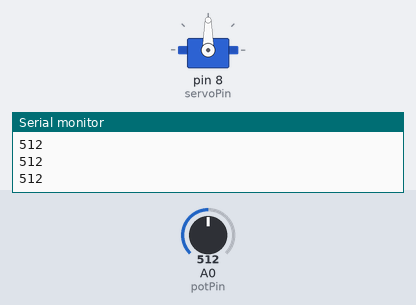
A sketch run on a simulated Arduino Uno, built with avr-gcc and run on an emulated ATmega328P. On the bench: servo, the last lines printed to the serial monitor. Inputs (shaded band) come from the test bench; at power-on: A0 (potPin) = 512.

Above: at 1.2 s.
1.3 s: A0 (potPin) set to 716
At 1.7 s:
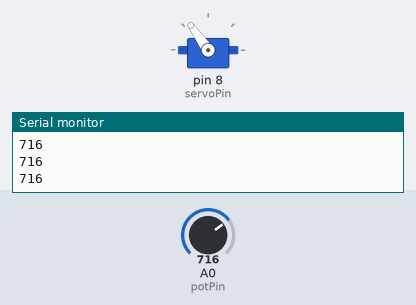
2.8 s: A0 (potPin) set to 900
At 4.0 s:
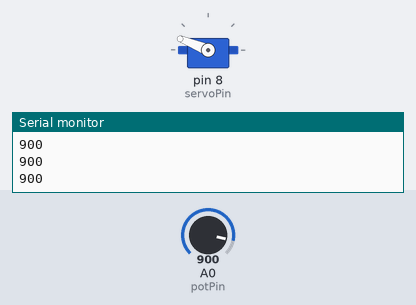
4.3 s: A0 (potPin) set to 1023
At 5.3 s:
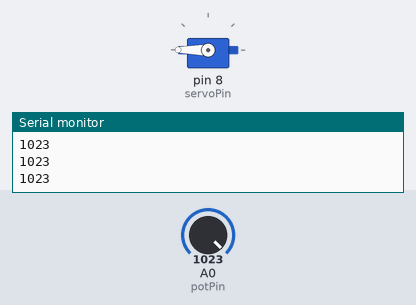
5.8 s: A0 (potPin) set to 306
At 6.5 s:
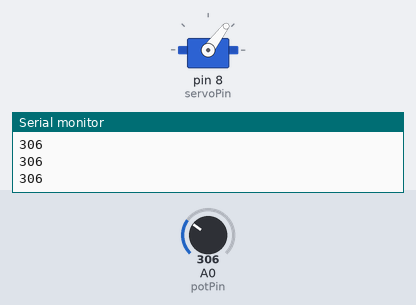
7.3 s: A0 (potPin) set to 122
At 8.5 s:
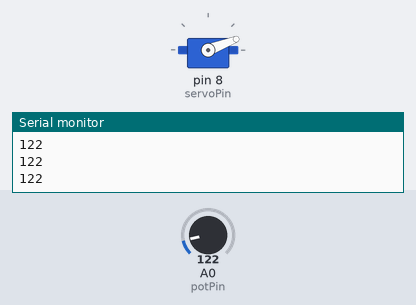
8.8 s: A0 (potPin) set to 0
At 9.7 s:
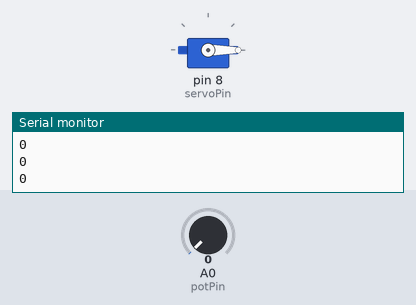
Timing chart, 0 to 11.3 s (numbered marks = the images above; inputs shaded):
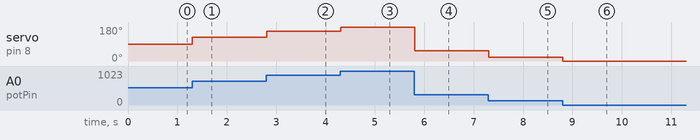

Measured:
- after the input at 1.3 s, servo on pin 8 (servoPin): 90° → 125° at once
- after the input at 2.8 s, servo on pin 8 (servoPin): 125° → 158° at once
- after the input at 4.3 s, servo on pin 8 (servoPin): 158° → 180° at once
- after the input at 5.8 s, servo on pin 8 (servoPin): 180° → 53° at once
- after the input at 7.3 s, servo on pin 8 (servoPin): 53° → 21° at once
- after the input at 8.8 s, servo on pin 8 (servoPin): 21° → 0° at once

The sketch:

servor_motor_with_potentiometer.ino
```cpp
#include <Servo.h>

Servo Servo1;

int servoPin = 8;
int potPin = A0;

void setup()
{
  Serial.begin(9600);
  Servo1.attach(servoPin);
}

void loop()
{
  int reading = analogRead(potPin);
  Serial.println(reading);
  int angle = map(reading, 0, 1023, 0, 180);
  Servo1.write(angle);
}
```
